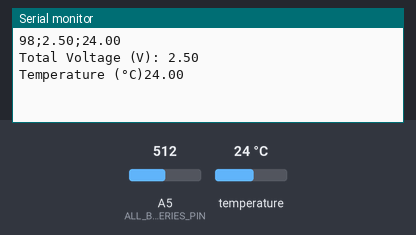
Bench run of a sketch on a simulated Arduino Mega 2560, built with avr-gcc and run on an emulated ATmega2560. Shown: the last lines printed to the serial monitor. The inputs (shaded band) are chosen by the test bench; at power-on: A5 (ALL_BATTERIES_PIN) = 512, temperature 24 °C. Storage starts empty.

Above: at 1.2 s.
1.3 s: A5 (ALL_BATTERIES_PIN) set to 716
At 4.1 s:
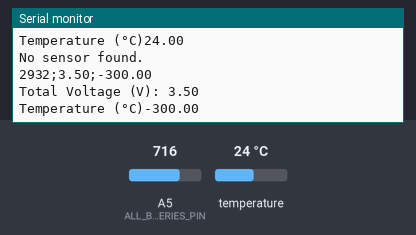
6.4 s: A5 (ALL_BATTERIES_PIN) set to 900
At 7.4 s:
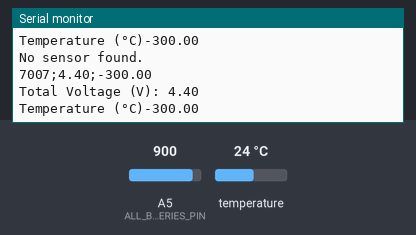
Timing chart, 0 to 9.4 s (numbered marks = the images above; inputs shaded):
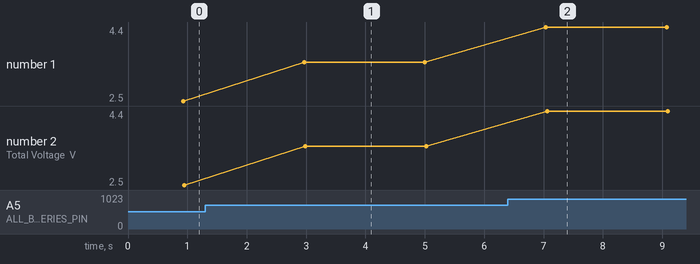

Measured:
- after the input at 1.3 s, the serial monitor: prints a new line after 1.7 s (image 1)
- after the input at 6.4 s, the serial monitor: prints a new line after 0.64 s (image 2)
- plotted number 1: 2.5 → 3.5 after the input at 1.3 s, 3.5 → 4.4 after the input at 6.4 s
- plotted number 2: 2.5 → 3.5 after the input at 1.3 s, 3.5 → 4.4 after the input at 6.4 s

The sketch:

myprogram.ino
```cpp
#include <SD.h>
#include <SPI.h>
#include <OneWire.h> //Version 2.3.4


/* --- Configuration --- */
#define LOOP_TIME_MS        2000

/* --- Analog Pins --- */
#define ALL_BATTERIES_PIN       A5

/* --- Digital Pins --- */
const byte TEMPERATURE_SENSOR_PIN = 7;  // Temperature Sensor
const byte CSPIN                  = 53; // SD card shield

/* --- Global variables --- */
String        columnNames         = "Timestamp; Single Battery1 Voltage; Single Battery1 Voltage; Total Battery Voltage; Total Battery Level; Temperature ";
String        dataString;// holds the data to be written to the SD card
unsigned long time;
OneWire ds(TEMPERATURE_SENSOR_PIN);

/* ----------------------- LOCAL FUNCTIONS ----------------------- */
float getTotalVoltage()
{
  float total_voltage = -1;
  total_voltage = float(analogRead(ALL_BATTERIES_PIN)) * (5.00 / 1023.00);
  return total_voltage;
}


void writeOnSDcard (String dataString)
{
  File dataFile = SD.open("datalog.csv", FILE_WRITE);
  if (dataFile) // if the file is available, write to it
  {
    dataFile.println(dataString);
    dataFile.close();
    Serial.println(dataString);// only for debugging
  }

  else // if the file isn't open, pop up an error
  {
    Serial.println("error opening datalog.csv");
  }
}


float getTemperatureInCelsius()
{
  float invalid_temperature = -300;
  byte  data[9], addr[8];
  // data[] : Data read from the scratchpad
  // addr[] : Address of 1-Wire detected sensor

  float temperature = invalid_temperature;

  // Look for the next 1-Wire sensor available
  if (!ds.search(addr))
  {
    Serial.println("No sensor found.");
    return invalid_temperature;
  }

  // Check the received address
  if (OneWire::crc8(addr, 7) != addr[7])
  {
    Serial.println("Invalid address.");
    return invalid_temperature;
  }

  // Make sure that the sensor type is DS18B20
  if (addr[0] != 0x28)
  {
    Serial.println("Invalid sensor.");
    return -1;
  }

  // Reset 1-Wire bus and select the sensor
  ds.reset();
  ds.select(addr);

  // Take the measurement
  ds.write(0x44, 1);
  delay(800);

  // Reset 1-Wire bus and read the scratchpad
  ds.reset();
  ds.select(addr);
  ds.write(0xBE);

  for (byte i = 0; i < 9; i++) {
    data[i] = ds.read();
  }

  // Convert raw temperature into Celsius degree
  temperature = (int16_t) ((data[1] << 8) | data[0]) * 0.0625;

  return temperature;
}
/*---------------------------------------------*/

void setup()
{
  Serial.begin(9600);

  /* --- Initialization of SD card --- */
  Serial.print("Initializing SD card...");
  pinMode(CSPIN, OUTPUT);

  if (!SD.begin(CSPIN))   // See if the card is present and can be initialized
  {
    Serial.println("Card failed, or not present");
    return;
  }

  Serial.println("Card initialized");
  writeOnSDcard(columnNames);

}

void loop()
{
  /* ---------- Variable initialization ----------- */
  float total_voltage = -1;
  float temperature   = -500;
  time                = millis();
  dataString          = String("");


  /* ---------- Read total voltage ---------------- */
  total_voltage = getTotalVoltage();


  /* ---------- Read outdoor temperature ---------- */
  temperature = getTemperatureInCelsius();

  /* ---------- Write on SD card ------------------ */
  dataString += time;
  dataString += ';';
  dataString += total_voltage;
  dataString += ';';
  dataString += temperature;
  writeOnSDcard(dataString);


  // Print out values
  Serial.print("Total Voltage (V): ");
  Serial.println(total_voltage);
  Serial.print("Temperature (°C)");
  Serial.println(temperature);

  delay(LOOP_TIME_MS);

}
```
